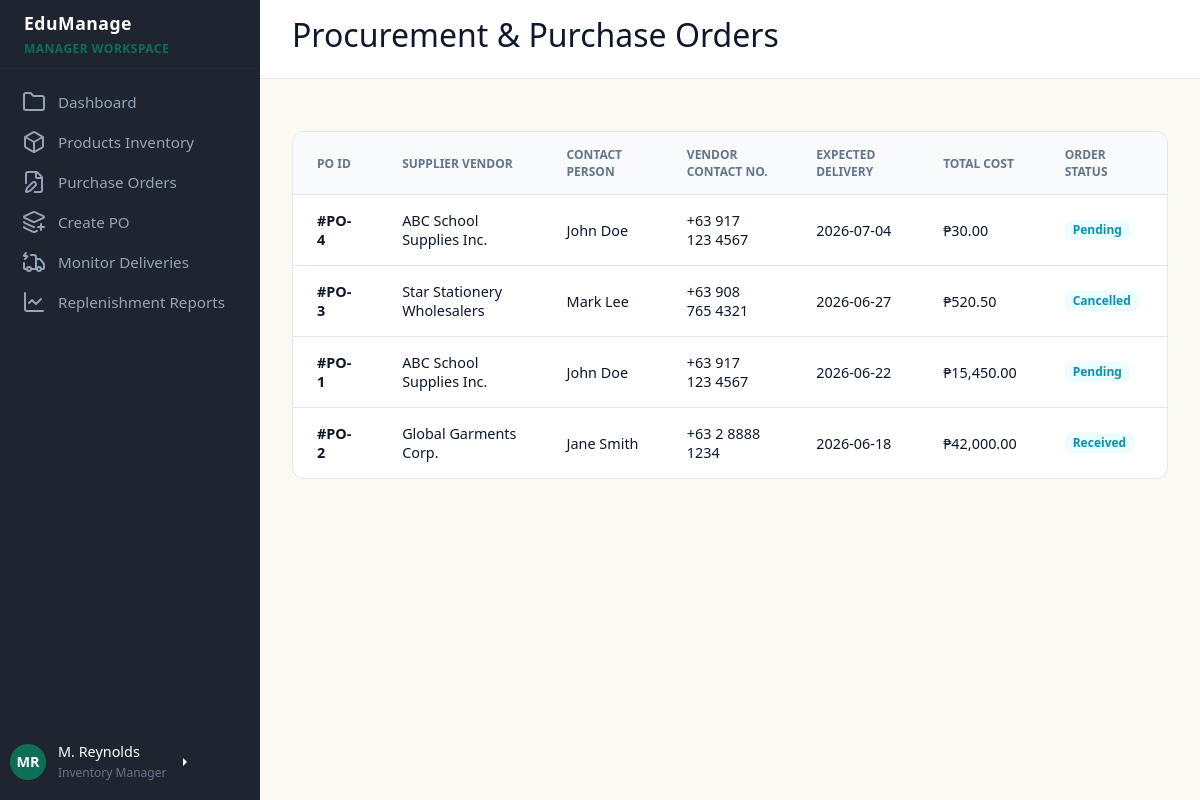
Page /dashboards/manager/manager_dashboard.php?page=orders (signed in) on the earlier database version.
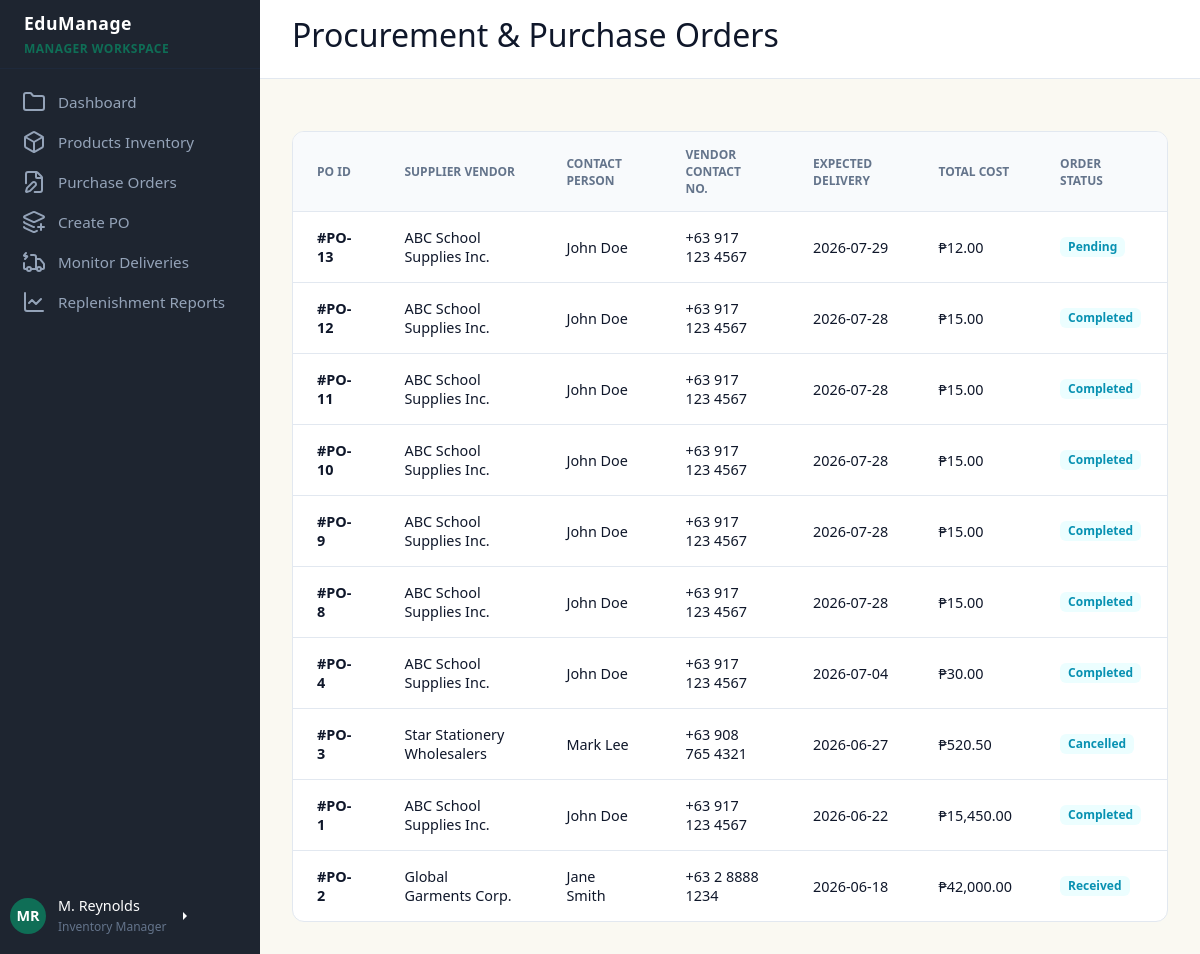
Same page on the later database version.
### tables this page shows
CREATE TABLE `purchase_orders` (
  `purchase_order_id` int(11) NOT NULL,
  `supplier_id` int(11) NOT NULL,
  `order_date` date NOT NULL,
  `expected_delivery_date` date NOT NULL,
  `status` varchar(30) NOT NULL,
  `total_amount` decimal(10,2) NOT NULL,
  `created_by` varchar(100) NOT NULL,
  `Box_unit` int(11) DEFAULT NULL
);

CREATE TABLE `suppliers` (
  `supplier_id` int(11) NOT NULL,
  `supplier_name` varchar(100) NOT NULL,
  `contact_person` varchar(50) DEFAULT NULL,
  `email` varchar(100) DEFAULT NULL,
  `phone` varchar(30) DEFAULT NULL,
  `address` text DEFAULT NULL,
  `created_at` datetime DEFAULT current_timestamp()
);

### dashboards/manager/modules/orders.php (the view, shortened to what this page needs)
<div id="orders" class="content-section">
                <div class="table-container">
                    <table>
                        <thead>
                            <tr>
                                <th>PO ID</th>
                                <th>Supplier Vendor</th>
                                <th>Contact Person</th>
                                <th>Vendor Contact No.</th>
                                <th>Expected Delivery</th>
                                <th>Total Cost</th>
                                <th>Order Status</th>
                            </tr>
                        </thead>
                        <tbody>
                            <?php
                            $po_sql = "SELECT po.purchase_order_id, s.supplier_name, s.contact_person, s.phone,
                                  po.expected_delivery_date, po.total_amount, po.status
                           FROM purchase_orders po
                           INNER JOIN suppliers s ON po.supplier_id = s.supplier_id
                           ORDER BY po.expected_delivery_date DESC ";
                            $po_result = $conn->query($po_sql);
                            while ($po = $po_result->fetch_assoc()) {
                                echo "<tr>";
                                echo "<td><strong>#PO-{$po['purchase_order_id']}</strong></td>";
                                echo "<td>" . htmlspecialchars($po['supplier_name']) . "</td>";
                                echo "<td>" . htmlspecialchars($po['contact_person']) . "</td>";
                                echo "<td>" . htmlspecialchars($po['phone']) . "</td>";
                                echo "<td>{$po['expected_delivery_date']}</td>";
                                echo "<td>₱" . number_format($po['total_amount'], 2) . "</td>";
                                echo "<td><span class='badge info'>" . htmlspecialchars($po['status']) . "</span></td>";
                                echo "</tr>";
                            }
                            ?>
                        </tbody>
                    </table>
                </div>
            </div>

Differences in the rows shown:
added purchase_orders: purchase_order_id "13", supplier.supplier_name "ABC School Supplies Inc.", supplier.contact_person "John Doe", supplier.phone "+63 917 123 4567", expected_delivery_date "2026-07-29", total_amount "12.00", status "Pending"
added purchase_orders: purchase_order_id "12", supplier.supplier_name "ABC School Supplies Inc.", supplier.contact_person "John Doe", supplier.phone "+63 917 123 4567", expected_delivery_date "2026-07-28", total_amount "15.00", status "Completed"
added purchase_orders: purchase_order_id "11", supplier.supplier_name "ABC School Supplies Inc.", supplier.contact_person "John Doe", supplier.phone "+63 917 123 4567", expected_delivery_date "2026-07-28", total_amount "15.00", status "Completed"
added purchase_orders: purchase_order_id "10", supplier.supplier_name "ABC School Supplies Inc.", supplier.contact_person "John Doe", supplier.phone "+63 917 123 4567", expected_delivery_date "2026-07-28", total_amount "15.00", status "Completed"
added purchase_orders: purchase_order_id "9", supplier.supplier_name "ABC School Supplies Inc.", supplier.contact_person "John Doe", supplier.phone "+63 917 123 4567", expected_delivery_date "2026-07-28", total_amount "15.00", status "Completed"
added purchase_orders: purchase_order_id "8", supplier.supplier_name "ABC School Supplies Inc.", supplier.contact_person "John Doe", supplier.phone "+63 917 123 4567", expected_delivery_date "2026-07-28", total_amount "15.00", status "Completed"
changed purchase_orders id 4: status "Pending" → "Completed"
changed purchase_orders id 1: status "Pending" → "Completed"
